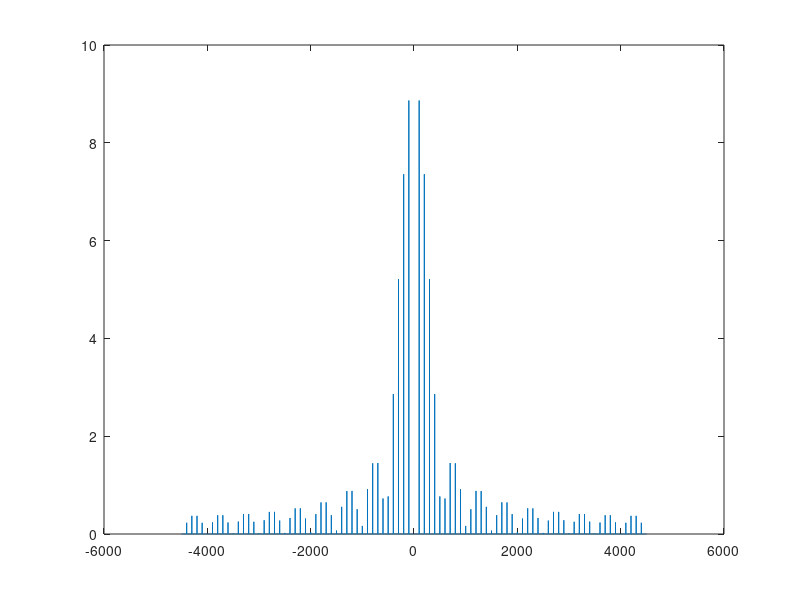

Write MATLAB code to recreate this figure.
function testSfft

% sampling params
sampleRate  = 9000;             % Hz
elapse      = 2;                % s
v           = [ 100 ]';         % Hz

%
sampleSize  = round(sampleRate*elapse);
n           = floor(sampleSize/2);
ind         = [n+1:sampleSize,1:n];
maxFreq     = floor(sampleRate/2);
freq        = (-n:n-1) * maxFreq/n;

%
signal = sin( 2*pi*(1:sampleSize) .* v / sampleRate );
signal( signal < 0.8 ) = 0;
signal = abs(signal.^2);
signal = signal - mean(signal,2);
dft    = abs( fft(signal,[],2) ) / sqrt(2*pi) / sqrt(sampleSize);
dft    = dft(:,ind);


plot( freq, dft);
%     xlim ( [-10 50] );
    
% plot( freq, signal, '.');
% [~,I]= max(dft);
% n-I+2